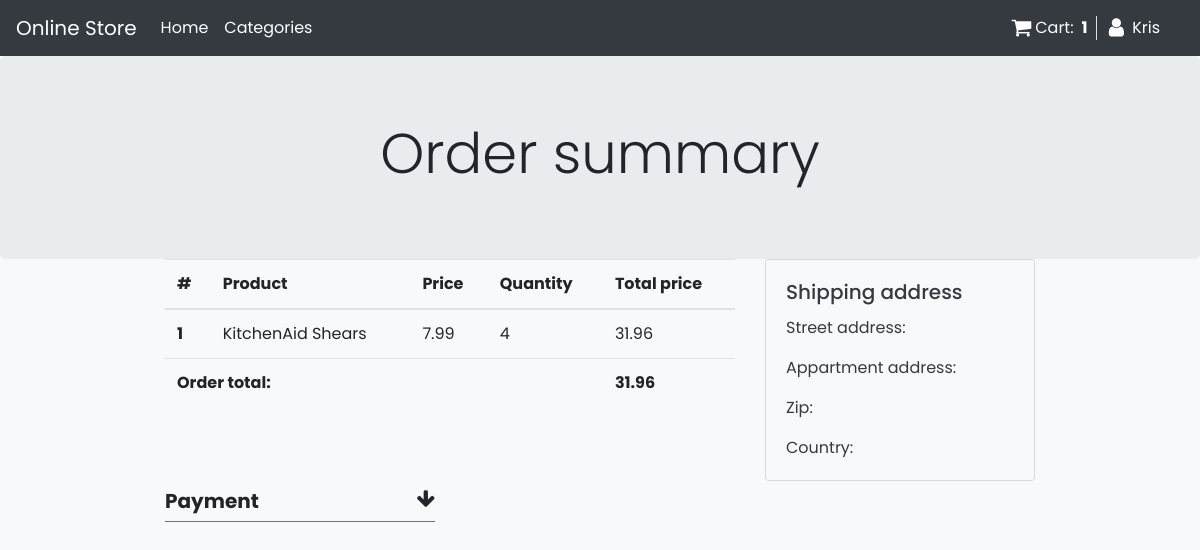
The app's page /payment (signed in), older data.
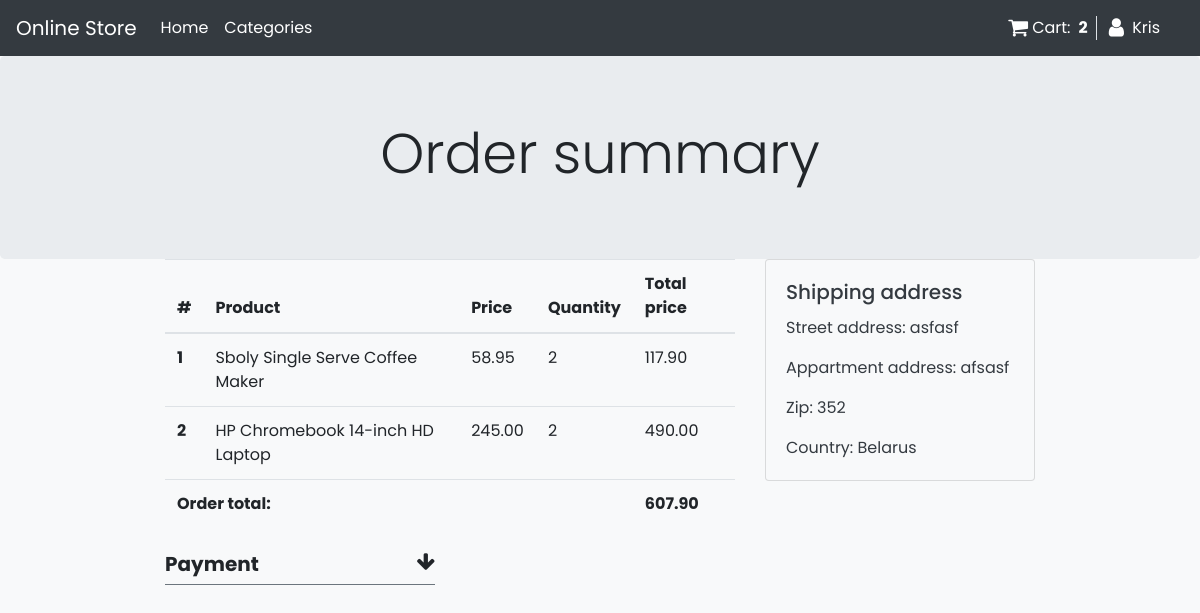
The same page, newer data.
### my_store/models.py (models this page shows, shortened)
class Order(models.Model):
    user = models.ForeignKey(User, on_delete=models.CASCADE)
    items = models.ManyToManyField(OrderItem)
    ordered = models.BooleanField(default=False)
    billing_address = models.ForeignKey('BillingAddress', on_delete=models.SET_NULL, blank=True, null=True)
    shipping_address = models.ForeignKey('ShippingAddress', on_delete=models.SET_NULL, blank=True, null=True)
    start_date = models.DateTimeField(auto_now_add=True)
    ordered_date = models.DateTimeField()
    def get_total(self):
        total = 0
        for order_item in self.items.all():
            total = total + order_item.get_total_price()
        return total

class OrderItem(models.Model):
    user = models.ForeignKey(User, on_delete=models.CASCADE)
    item = models.ForeignKey(Product, on_delete=models.CASCADE)
    quantity = models.IntegerField(default=1)
    ordered = models.BooleanField(default=False)
    def get_total_price(self):
        return self.item.price * self.quantity

class Product(models.Model):
    name = models.CharField(max_length=120)
    in_stock = models.IntegerField(null=True, blank=True)
    price = models.DecimalField(max_digits=10, decimal_places=2)
    description = models.TextField(blank=True, null=True)
    image = models.ImageField(blank=True, null=True)
    brand = models.CharField(max_length=50, blank=True, null=True)
    category = models.ForeignKey(
        'Category',
        on_delete=models.DO_NOTHING,
    )

class ShippingAddress(models.Model):
    user = models.ForeignKey(User, on_delete=models.CASCADE)
    street_address = models.CharField(max_length=100)
    appartment_address = models.CharField(max_length=100)
    zip = models.CharField(max_length=100)
    country = CountryField(multiple=False)

### my_store/views.py (the view)
# urls.py: path('payment', views.PaymentView.as_view(), name='payment'),
class PaymentView(View):
    def get(self, *args, **kwargs):
        order = Order.objects.get(user=self.request.user, ordered=False)
        shipping_address = order.shipping_address
        context = {
            'order': order,
            'shipping_address': shipping_address,
        }
        return render(self.request, 'payment.html', context)

### my_store/templatetags/cart_template_tag.py (called while the page is built)
@register.filter
def cart_item_count(user):
    if user.is_authenticated:
        qs = Order.objects.filter(user=user, ordered=False)
        if qs.exists():
            return qs[0].items.count()
    return 0

### my_store/templates/payment.html (shortened to what this page needs)
{% extends 'base.html' %}
{% block header %}Order summary{% endblock %}
{% block content %}
<div class="container-fluid">
    <div class="row justify-content-center">
        <div class="col-lg-6">
            <table class="table">
                <thead>
                <tr>
                    <th scope="col">#</th>
                    <th scope="col">Product</th>
                    <th scope="col">Price</th>
                    <th scope="col">Quantity</th>
                    <th scope="col">Total price</th>
                </tr>
                </thead>
                <tbody>
                {% for order_item in order.items.all %}
                <tr>
                    <th scope="row">{{ forloop.counter }}</th>
                    <td>{{ order_item.item.name }}</td>
                    <td>{{ order_item.item.price }}</td>
                    <td>{{ order_item.quantity }}</td>
                    <td>{{ order_item.get_total_price }}</td>
                </tr>
                {% endfor %}
                <tr>
                    <td colspan="4" class="font-weight-bold">Order total:</td>
                    <td class="font-weight-bold">{{order.get_total}}</td>
                </tr>
                </tbody>
            </table>
        </div>
        <div class="col-lg-3">
            <div class="card text-dark bg-light" style="width: auto;">
                <div class="card-body">
                    <h5 class="card-title">Shipping address</h5>
                    <p class="card-text">Street address: {{ shipping_address.street_address }}</p>
                    <p class="card-text">Appartment address: {{ shipping_address.appartment_address }}</p>
                    <p class="card-text">Zip: {{ shipping_address.zip }}</p>
                    <p class="card-text">Country: {{ shipping_address.country.name }}</p>
                </div>
            </div>
        </div>
    </div>
        <div class="row justify-content-center">
             <div class="col-lg-3">
                 <div class="title pb-3">
                        <h5 class="font-weight-bold border-bottom border-secondary pb-2 pt-2">Payment<i class="fa fa-arrow-down float-right" aria-hidden="true"></i></h5>
                    </div>
            </div>
            <div class="col-lg-6">
            </div>
        </div>
    </div>
{% endblock %}

### my_store/templates/base.html (shortened to what this page needs)
<!DOCTYPE html>
<html lang="en">
{% load static %}
{% load cart_template_tag %}
<head>
    <link rel="stylesheet" href="https://cdn.jsdelivr.net/npm/bootstrap@4.6.0/dist/css/bootstrap.min.css">
    <link rel="stylesheet" href="https://cdnjs.cloudflare.com/ajax/libs/font-awesome/4.7.0/css/font-awesome.min.css">
    <link rel="stylesheet" href="{% static 'my_store/css/stylesheet.css' %}">
</head>
<nav class="navbar navbar-expand-lg navbar-dark bg-dark">
    <a class="navbar-brand" href="{% url 'products' %}">Online Store</a>
    <div class="navbar-collapse collapse" id="navbarSupportedContent">
        <ul class="navbar-nav ">
            <li class="nav-item active">
                <a class="nav-link " href="{% url 'products' %}">Home <span class="sr-only">(current)</span></a>
            </li>
        </ul>
        <ul class="navbar-nav mr-auto">
            <li class="nav-item dropdown">
                <a class="nav-link active" href="#" id="navbarDropdown" role="button" data-toggle="dropdown" aria-haspopup="true" aria-expanded="false">
                    Categories
                </a>
            </li>
        </ul>
        <ul class="navbar-nav ">
            <li class="nav-item ">
                <div class="border-right">
                    <a class="text-white mr-2" href="{% url 'shopping_cart' %}">
                     <i class="fa fa-shopping-cart fa-lg mr-1 " aria-hidden="true"></i>Cart:
                        <div class="font-weight-bold float-right mr-2">
                            {{ request.user | cart_item_count }}
                        </div>
                    </a>
                </div>
            </li>
        </ul>
        {% if user.is_authenticated %}
        <ul class="navbar-nav">
            <li class="nav-item dropdown  ml-1">
                <a class="nav-link text-white" href="#" id="UserDropdown" role="button" data-toggle="dropdown">
                    <i class="fa fa-user fa-lg mr-1" aria-hidden="true"></i>
                    {{ user | title }}
                </a>
            </li>
        </ul>
        {% endif %}
    </div>
</nav>
<div class="jumbotron mb-0 " style="text-align: center;">
        <div class="container">
            <h1 class="display-4">
                {% block header %}{% endblock %}
            </h1>
        </div>
</div>
<body class="bg-light" style="">
{% block content %}
{% endblock %}
</body>
</body>
</html>

Row changes from the older to the newer data that the page shows:
removed OrderItem: item.name "KitchenAid Shears", item.price "7.99", quantity "4", get_total_price "31.96"
now on this page (row edited): OrderItem: item.name "Sboly Single Serve Coffee Maker", item.price "58.95", quantity "2", get_total_price "117.90"
now on this page (row unchanged): OrderItem: item.name "HP Chromebook 14-inch HD Laptop", item.price "245.00", quantity "2", get_total_price "490.00"
changed Order: get_total "31.96" → "607.90"
added ShippingAddress: street_address "asfasf", appartment_address "afsasf", zip "352", country.name "Belarus"
Text that changed along with them:
{{ request.user | cart_item_count }}: "1" → "2"
